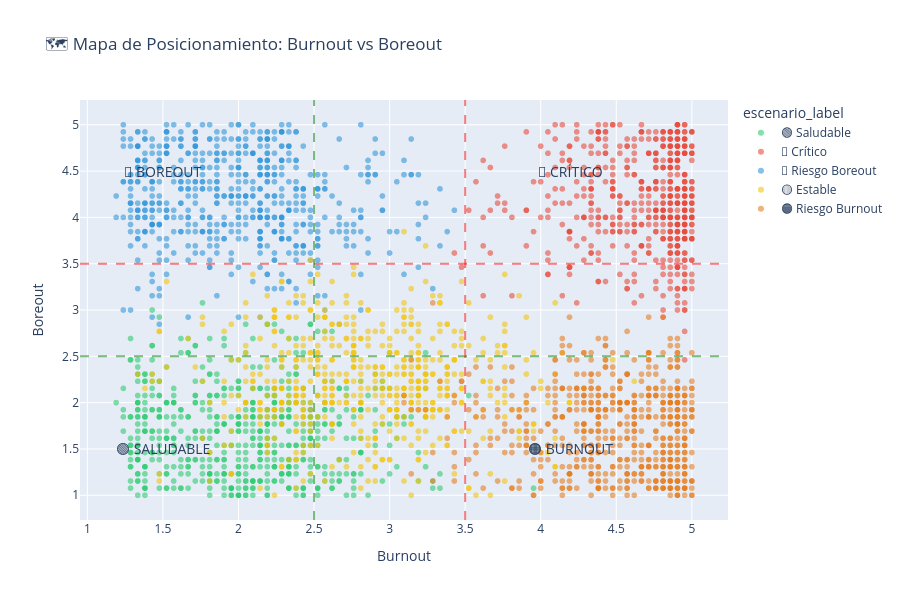

Notebook code for this chart:
### Markdown cell above
### Gráfico 5: Scatter Plot - Mapa Burnout vs Boreout

### Code cell
# =====================================================
# GRÁFICO 5: SCATTER BURNOUT vs BOREOUT
# =====================================================

df_sample = df_all.sample(n=3000, random_state=42)

fig = px.scatter(
    df_sample,
    x="kpi_burnout",
    y="kpi_boreout",
    color="escenario_label",
    color_discrete_map={ETIQUETAS[k]: v for k, v in COLORES.items()},
    hover_data=["departamento", "modalidad", "seniority"],
    opacity=0.6,
    title="🗺️ Mapa de Posicionamiento: Burnout vs Boreout",
    labels={"kpi_burnout": "Burnout", "kpi_boreout": "Boreout"}
)

fig.add_hline(y=3.5, line_dash="dash", line_color="red", opacity=0.5)
fig.add_hline(y=2.5, line_dash="dash", line_color="green", opacity=0.5)
fig.add_vline(x=3.5, line_dash="dash", line_color="red", opacity=0.5)
fig.add_vline(x=2.5, line_dash="dash", line_color="green", opacity=0.5)

fig.add_annotation(x=4.2, y=4.5, text="🔴 CRÍTICO", showarrow=False, font_size=14)
fig.add_annotation(x=4.2, y=1.5, text="🟠 BURNOUT", showarrow=False, font_size=14)
fig.add_annotation(x=1.5, y=4.5, text="🔵 BOREOUT", showarrow=False, font_size=14)
fig.add_annotation(x=1.5, y=1.5, text="🟢 SALUDABLE", showarrow=False, font_size=14)

fig.update_layout(height=600)
fig.show()

print("""
💡 INTERPRETACIÓN:
- Los 4 cuadrantes representan los estados organizacionales puros
- Cada escenario se posiciona claramente en su cuadrante
- Útil para ubicar cualquier empresa en el espectro
""")

### Figure 1 — Plotly figure (JSON) as saved in the notebook; plotly's stock layout.template omitted (floating-point values rounded to 4 significant figures; data arrays with more than 128 entries replaced by an {"elided": "..."} marker saying what was removed)
{"data": [{"customdata": {"elided": "614x3 str values"}, "hovertemplate": "escenario_label=🟢 Saludable<br>Burnout=%{x}<br>Boreout=%{y}<br>departamento=%{customdata[0]}<br>modalidad=%{customdata[1]}<br>seniority=%{customdata[2]}<extra></extra>", "legendgroup": "🟢 Saludable", "marker": {"color": "#2ecc71", "opacity": 0.6, "symbol": "circle"}, "mode": "markers", "name": "🟢 Saludable", "showlegend": true, "type": "scattergl", "x": {"elided": "614 float values"}, "xaxis": "x", "y": {"elided": "614 float values"}, "yaxis": "y"}, {"customdata": {"elided": "579x3 str values"}, "hovertemplate": "escenario_label=🔴 Crítico<br>Burnout=%{x}<br>Boreout=%{y}<br>departamento=%{customdata[0]}<br>modalidad=%{customdata[1]}<br>seniority=%{customdata[2]}<extra></extra>", "legendgroup": "🔴 Crítico", "marker": {"color": "#e74c3c", "opacity": 0.6, "symbol": "circle"}, "mode": "markers", "name": "🔴 Crítico", "showlegend": true, "type": "scattergl", "x": {"elided": "579 float values"}, "xaxis": "x", "y": {"elided": "579 float values"}, "yaxis": "y"}, {"customdata": {"elided": "592x3 str values"}, "hovertemplate": "escenario_label=🔵 Riesgo Boreout<br>Burnout=%{x}<br>Boreout=%{y}<br>departamento=%{customdata[0]}<br>modalidad=%{customdata[1]}<br>seniority=%{customdata[2]}<extra></extra>", "legendgroup": "🔵 Riesgo Boreout", "marker": {"color": "#3498db", "opacity": 0.6, "symbol": "circle"}, "mode": "markers", "name": "🔵 Riesgo Boreout", "showlegend": true, "type": "scattergl", "x": {"elided": "592 float values"}, "xaxis": "x", "y": {"elided": "592 float values"}, "yaxis": "y"}, {"customdata": {"elided": "602x3 str values"}, "hovertemplate": "escenario_label=🟡 Estable<br>Burnout=%{x}<br>Boreout=%{y}<br>departamento=%{customdata[0]}<br>modalidad=%{customdata[1]}<br>seniority=%{customdata[2]}<extra></extra>", "legendgroup": "🟡 Estable", "marker": {"color": "#f1c40f", "opacity": 0.6, "symbol": "circle"}, "mode": "markers", "name": "🟡 Estable", "showlegend": true, "type": "scattergl", "x": {"elided": "602 float values"}, "xaxis": "x", "y": {"elided": "602 float values"}, "yaxis": "y"}, {"customdata": {"elided": "613x3 str values"}, "hovertemplate": "escenario_label=🟠 Riesgo Burnout<br>Burnout=%{x}<br>Boreout=%{y}<br>departamento=%{customdata[0]}<br>modalidad=%{customdata[1]}<br>seniority=%{customdata[2]}<extra></extra>", "legendgroup": "🟠 Riesgo Burnout", "marker": {"color": "#e67e22", "opacity": 0.6, "symbol": "circle"}, "mode": "markers", "name": "🟠 Riesgo Burnout", "showlegend": true, "type": "scattergl", "x": {"elided": "613 float values"}, "xaxis": "x", "y": {"elided": "613 float values"}, "yaxis": "y"}], "layout": {"annotations": [{"font": {"size": 14}, "showarrow": false, "text": "🔴 CRÍTICO", "x": 4.2, "y": 4.5}, {"font": {"size": 14}, "showarrow": false, "text": "🟠 BURNOUT", "x": 4.2, "y": 1.5}, {"font": {"size": 14}, "showarrow": false, "text": "🔵 BOREOUT", "x": 1.5, "y": 4.5}, {"font": {"size": 14}, "showarrow": false, "text": "🟢 SALUDABLE", "x": 1.5, "y": 1.5}], "height": 600, "legend": {"title": {"text": "escenario_label"}, "tracegroupgap": 0}, "shapes": [{"line": {"color": "red", "dash": "dash"}, "opacity": 0.5, "type": "line", "x0": 0, "x1": 1, "xref": "x domain", "y0": 3.5, "y1": 3.5, "yref": "y"}, {"line": {"color": "green", "dash": "dash"}, "opacity": 0.5, "type": "line", "x0": 0, "x1": 1, "xref": "x domain", "y0": 2.5, "y1": 2.5, "yref": "y"}, {"line": {"color": "red", "dash": "dash"}, "opacity": 0.5, "type": "line", "x0": 3.5, "x1": 3.5, "xref": "x", "y0": 0, "y1": 1, "yref": "y domain"}, {"line": {"color": "green", "dash": "dash"}, "opacity": 0.5, "type": "line", "x0": 2.5, "x1": 2.5, "xref": "x", "y0": 0, "y1": 1, "yref": "y domain"}], "title": {"text": "🗺️ Mapa de Posicionamiento: Burnout vs Boreout"}, "xaxis": {"anchor": "y", "domain": [0, 1], "title": {"text": "Burnout"}}, "yaxis": {"anchor": "x", "domain": [0, 1], "title": {"text": "Boreout"}}}}
